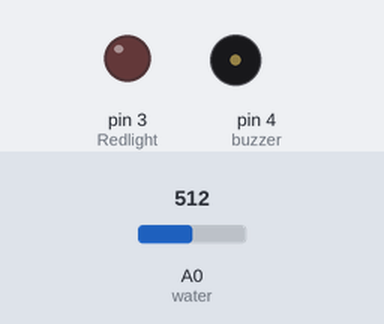
A sketch run on a simulated Arduino Uno, built with avr-gcc and run on an emulated ATmega328P. Shown: output pins drawn as LEDs (lit = HIGH), buzzer (waves = sounding). The inputs (shaded band) are chosen by the test bench; at power-on: A0 (water) = 512.

Above: at 2.8 s.
2.9 s: A0 (water) set to 589
6.2 s: A0 (water) set to 608
At 10.2 s:
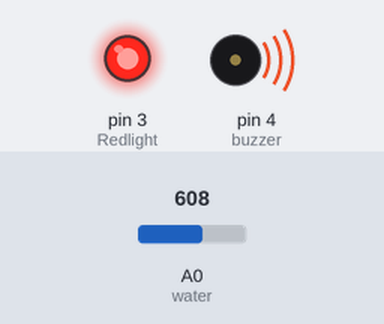
10.5 s: A0 (water) set to 590
At 13.5 s:
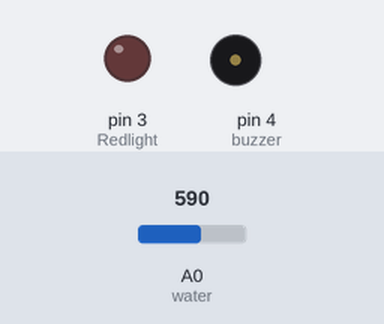
14.5 s: A0 (water) set to 610
At 17.7 s:
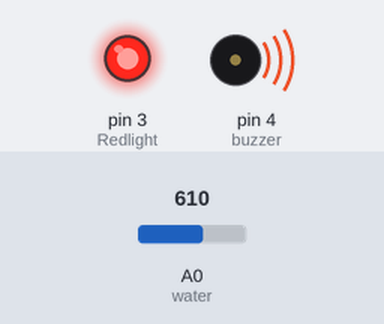
Timing chart, 0 to 19.2 s (numbered marks = the images above; inputs shaded):
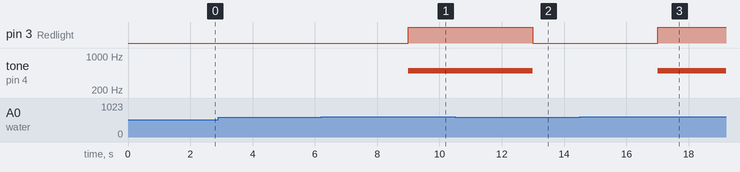

Measured:
- the behaviour switches between 600 and 601 on A0 (water) (found by bisection; images 0 and 1)
- after the input at 2.9 s, every drawn part: stays the same
- after the input at 6.2 s, pin 3 (Redlight): LOW → HIGH after 2.8 s; tone on pin 4 (buzzer): silent → 500 Hz after 2.8 s
- after the input at 10.5 s, pin 3 (Redlight): HIGH → LOW after 2.5 s; tone on pin 4 (buzzer): 500 Hz → silent after 2.5 s
- after the input at 14.5 s, pin 3 (Redlight): LOW → HIGH after 2.5 s; tone on pin 4 (buzzer): silent → 500 Hz after 2.5 s

The sketch:

MANUAL_Water_level_indicator.ino
```cpp
#define water A0  // water sensor pin
#define Redlight 3
#define buzzer 4
void setup() {
  // put your setup code here, to run once:
Serial.begin (9600);
pinMode(Redlight,OUTPUT);
pinMode(buzzer,OUTPUT);
}

void loop() {
  // put your main code here, to run repeatedly:
long level;           //  variable which gets the level of water
level= analogRead(water);  //  read the analog value of the water sensor

delay(1000);
if (level > 600 )   //  water crossing this level (600)
{
  digitalWrite (Redlight,HIGH);  // red light will glow
  tone(buzzer,500);         // buzzer make a alert sound
  delay(1000);
}
else      // water is under the level
{
  digitalWrite(Redlight,LOW);  // light will be darken
  noTone(buzzer);  // buzzer not alert
  delay(1000);
}
}
```
